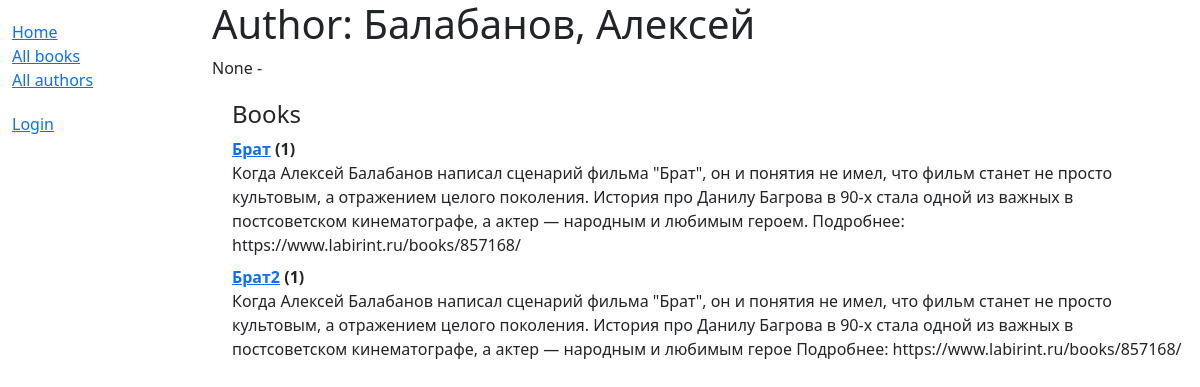
Page /catalog/author/5 on the committed database.
### catalog/models.py (models this page shows, shortened)
class Author(models.Model):
    first_name = models.CharField(max_length=100)
    last_name = models.CharField(max_length=100)
    date_of_birth = models.DateField(null=True, blank=True)
    date_of_death = models.DateField('died', null=True, blank=True)
    class Meta:
        ordering = ['last_name', 'first_name']
    def __str__(self):
        return '{0}, {1}'.format(self.last_name, self.first_name)

class Book(models.Model):
    title = models.CharField(max_length=200)
    author = models.ForeignKey('Author', on_delete=models.SET_NULL, null=True)
    summary = models.TextField(max_length=1000, help_text="Enter a brief description of the book")
    isbn = models.CharField('ISBN', max_length=13,
                            unique=True,
                            help_text='13 Character <a href="https://www.isbn-international.org/content/what-isbn'
                                      '">ISBN number</a>')
    genre = models.ManyToManyField(Genre, help_text="Select a genre for this book")
    language = models.ForeignKey('Language', on_delete=models.SET_NULL, null=True)
    class Meta:
        ordering = ['title', 'author']
    def display_genre(self):
        """Creates a string for the Genre. This is required to display genre in Admin."""
        return ', '.join([genre.name for genre in self.genre.all()[:3]])
    display_genre.short_description = 'Genre'
    def __str__(self):
        return self.title

### catalog/views.py (the view)
# urls.py: path('author/<int:pk>', views.AuthorDetailView.as_view(), name='author-detail'),
class AuthorDetailView(generic.DetailView):
    model = Author

### catalog/templates/catalog/author_detail.html
{% extends "base_generic.html" %}
{% block content %}
<h1>Author: {{ author }} </h1>
<p>{{author.date_of_birth}} - {% if author.date_of_death %}{{author.date_of_death}}{% endif %}</p>
<div style="margin-left:20px;margin-top:20px">
<h4>Books</h4>
<dl>
{% for book in author.book_set.all %}
  <dt><a href="{% url 'book-detail' book.pk %}">{{book}}</a> ({{book.bookinstance_set.all.count}})</dt>
  <dd>{{book.summary}}</dd>
{% endfor %}
</dl>
</div>
{% endblock %}

### rows in the picture
Author: date_of_birth "None"
Book: title "Брат", bookinstance_set.all.count "1", summary "Kогда Алексей Балабанов написал сценарий фильма \"Брат\", он и понятия не имел, что фильм станет не просто культовым, а отражением целого поколения. История про Данилу Багрова в 90-х стала одной из важных в постсоветском кинематографе, а актер — народным и любимым героем. Подробнее: https://www.labirint.ru/books/857168/"
Book: title "Брат2", bookinstance_set.all.count "1", summary "Когда Алексей Балабанов написал сценарий фильма \"Брат\", он и понятия не имел, что фильм станет не просто культовым, а отражением целого поколения. История про Данилу Багрова в 90-х стала одной из важных в постсоветском кинематографе, а актер — народным и любимым герое Подробнее: https://www.labirint.ru/books/857168/"
